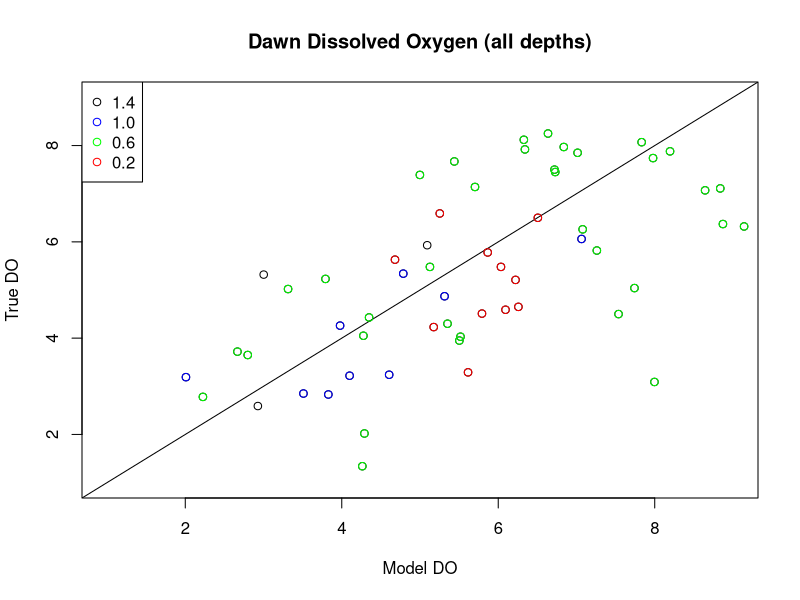

Source code (R):
dat <- read.csv("DO-Sampling/_dat/Data/DawnDuskDO.csv")

#DO Model Function----
DO_fun<-function(t,x,parms)
{
  DO<-x
  tempC<-parms["tempC"]
  Z<-parms["Z"]
  k<-parms["k"]
  WR<-0.07203515/60 #lake average water respiration in g/m^3/min
  # DO Saturation at a given temperature        
  DOsat<-4.09+(10.5*exp(-0.0371*tempC)) #nothing can change here
  SR<- ((((0.287*tempC-2.5)*44.661)*0.7)*0.001)/60
  # diffusive exchange
  DE<-(DO*DOsat)*(2.2*10^-5)*(k^-1)*60*10^-2 #nothing to change here but the 60/10 situation
  # below is eq 2. but i am not sure the do term should be ther
  #dDO<- DO - SR*Z^-1 + WR +DE*Z^-1
  dDO<- -1*(SR*Z^-1+WR+DE*Z^-1)
  return(list(dDO))
}


#Optimizing K----
Do_fit<-function(p,dat){
  K<-p
  dat$Z<- dat$depth2-dat$depth #9 boards in the WCS
  dat$tempC<-dat$Temp_C
  dat$DawnDO_Mod<-NA 
  for (i in 1:NROW(dat)){
    DO_dusk<-dat$DO_dusk[i]
    parms=c(tempC = dat$tempC[i], Z = dat$Z[i], k=(K*(dat$Z[i]/dat$depth2[i])))
    solution<- deSolve::ode(
      y=DO_dusk, 
      times=c(0:(10*60)), 
      func=DO_fun,
      parms= parms,
      method="euler")
    dat$DawnDO_Mod[i]<-solution[601,2]
  }
  dat$DawnDO_Mod<-dat$DO_dusk-dat$DawnDO_Mod
  # compare predicted to observed
  resid<- dat$DO_dawn-dat$DawnDO_Mod
  ss_res<- sum(resid^2) # sum of square residuals, minimize error
  return(ss_res)
}

# test to see if function is behaving
Do_fit (p=0.08,dat)

Fig<-optimize(Do_fit, dat, interval=c(0,0.15), tol=0.01)







#Using new k value 
####Check Model against real data----
dat <- read.csv("DO-Sampling/_dat/Data/DawnDuskDO.csv")
dat$Z<- dat$depth2-dat$depth #9 boards in the WCS
dat$tempC<-dat$Temp_C
dat$k<-0.0927*(dat$Z/dat$depth2) #depth from pt 2 bttmm/total depth
dat$DawnDO_Mod<-NA 
for (i in 1:NROW(dat))
{
  DO_dusk<-dat$DO_dusk[i]
  parms=c(tempC = dat$tempC[i], Z = dat$Z[i], k=dat$k[i])
  solution<- deSolve::ode(
    y=DO_dusk, 
    times=c(0:(10*60)), 
    func=DO_fun,
    parms= parms,
    method="euler")
  dat$DawnDO_Mod[i]<-solution[601,2]
}

dat$DawnDO_Mod<-dat$DO_dusk-dat$DawnDO_Mod

plot(dat$DO_dawn~dat$DawnDO_Mod, main="Dawn Dissolved Oxygen (all depths)", xlab="Model DO", ylab="True DO", ylim=c(1,9), xlim=c(1,9))
abline(0,1)
dat1<-subset(dat, dat$depth==1)
points(dat1$DO_dawn~dat1$DawnDO_Mod, col="blue")
dat6<-subset(dat, dat$depth==.6)
points(dat6$DO_dawn~dat6$DawnDO_Mod, col="green")
dat2<-subset(dat, dat$depth==0.2)
points(dat2$DO_dawn~dat2$DawnDO_Mod, col="red")
legend("topleft",legend=c("1.4","1.0","0.6","0.2"),
       col=c("black","blue","green","red"),pch=1,bg="white")
